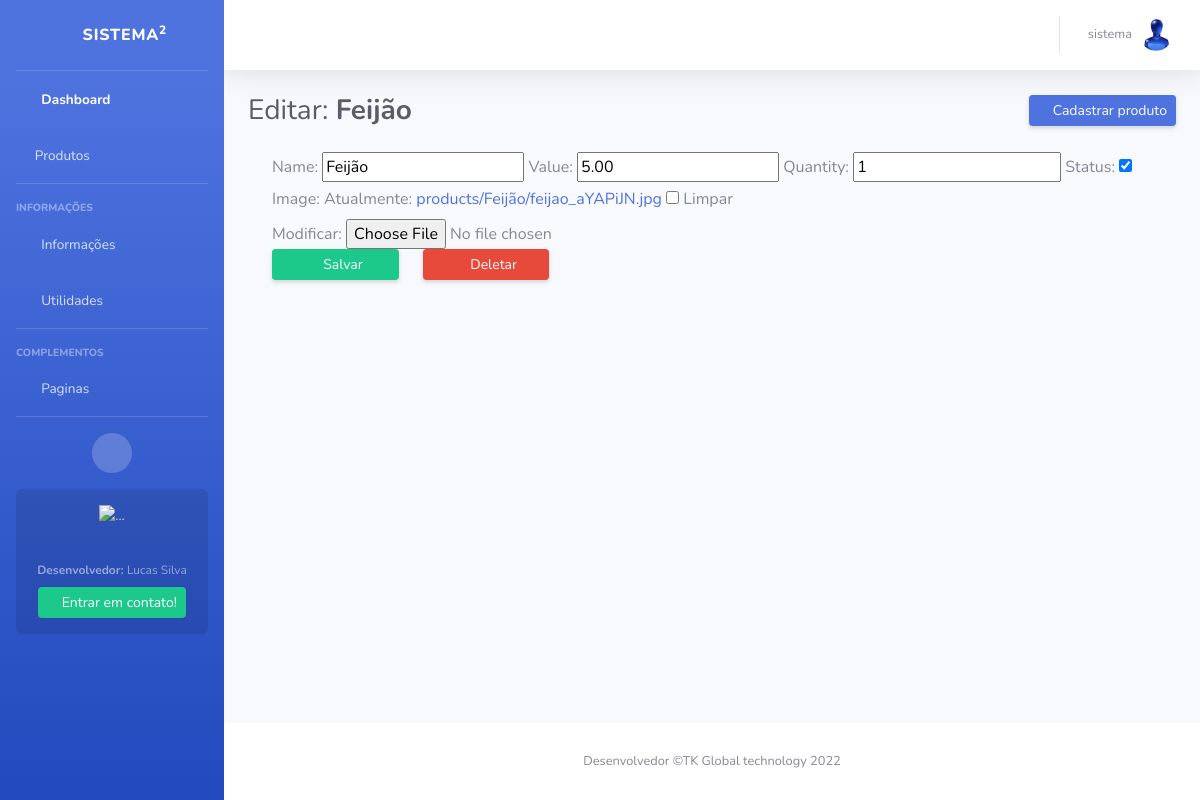
Page /produtos/editar/1 (signed in) on the committed database.
### apps/users/models/user_model.py (models this page shows, shortened)
class ProfileUser(models.Model):
    user = models.OneToOneField(User, on_delete=models.CASCADE)
    idade = models.BigIntegerField(null=True, blank=True, default=0, db_column='idade')
    cidade = models.CharField(max_length=20, null=True, blank=True, db_column='cidade')
    contato = models.CharField(max_length=11, null=True, blank=True, db_column='contato')
    endereco = models.CharField(max_length=20, null=True, blank=True, db_column='endereco')
    numero_casa = models.BigIntegerField(null=True, blank=True, db_column='numero_casa')
    data_nascimento = models.DateField(null=True, blank=True, db_column='data_nascimento')
    imagem_perfil = models.ImageField(default='usuario.png', upload_to=upload_to, null=True, blank=True, db_column='imagem_perfil')
    data_cadastro = models.DateTimeField(auto_now_add=True, db_column='data_cadastro')
    data_update = models.DateTimeField(auto_now=True, db_column='data_update')
    class Meta:
        db_table = 'profile_user'
        verbose_name = 'Perfil'
        verbose_name_plural = 'Perfis'

### apps/products/models/products.py (models this page shows, shortened)
class Products(models.Model):
    code = models.BigIntegerField(default=gerar_id, editable=False)
    created_by_user = models.ForeignKey(User, on_delete=models.CASCADE)
    name = models.CharField(max_length=50)
    value = models.DecimalField(max_digits=9, decimal_places=2)
    quantity = models.BigIntegerField(default=1, null=True, blank=True)
    amunt_sell = models.DecimalField(max_digits=9, decimal_places=2, null=True, blank=True)
    status = models.BooleanField(default=True)
    image = models.ImageField(upload_to=upload_to, default='image.jpg', null=True, blank=True)
    date_create = models.DateTimeField(auto_now_add=True)
    date_update = models.DateTimeField(auto_now=True)
    """Aqui servirá para mostrar apenas produtos do usuario"""
    class Meta:
        db_table = 'products'
        verbose_name = 'Produto'
        verbose_name_plural = 'Produtos'
        ordering = ('-date_create',)

### apps/products/views/products.py (the view, shortened to what this page needs)
# urls.py: path('editar/<int:pk>', EditproductView.as_view(), name='product-edit'),
class EditproductView(LoginRequiredMixin, UpdateView):
    template_name = "edit-product.html"
    edirect_field_name = 'login'
    model = Products
    fields=['name', 'value',
            'quantity', 'status',
            'image']

### apps/products/templates/edit-product.html (shortened to what this page needs)
{% extends 'base.html' %}
{% load static %}
{% load bootstrap_tags %}
{% block body %}
<div class="container-fluid">
    <div class="d-sm-flex align-items-center justify-content-between mb-4">
        <h1 class="h3 mb-0 text-gray-800">Editar: <strong> {{ object.name }}</strong></h1>
        <a href="{% url 'create-product' %}" class="d-none d-sm-inline-block btn btn-sm btn-primary shadow-sm float-right">
            <i class="fas fa-plus-square text-white-50"></i> Cadastrar produto
        </a>
    </div>
    <form class="container" action="" method="POST" enctype="multipart/form-data">
        {{ form|as_bootstrap }}
        <div class="row">
            <div class="col-sm col-md-2">
                <button class="d-none d-sm-inline-block btn btn-sm btn-success shadow-sm float-left col-md-12" type="submit">
                    <i class="fas fa-save mt-1 fa-sm fa-fw text-gray-100 float-left"></i>Salvar
                </button>
            </div>
            <div class="col-sm col-md-2">
                <a class="d-none d-sm-inline-block btn btn-sm btn-danger shadow-sm float-left col-md-12" href="#" data-toggle="modal" data-target="#deleteModal">
                    <i class="fas fa-trash mt-1 fa-sm fa-fw text-gray-100 float-left"></i>
                    Deletar
                </a>
            </div>
        </div>
    </form>
</div>
{% endblock body %}

### templates/navbar.html (shortened to what this page needs)
<nav class="navbar navbar-expand navbar-light bg-white topbar mb-4 static-top shadow">
    <ul class="navbar-nav ml-auto">
        <li class="nav-item dropdown no-arrow">
            <a class="nav-link dropdown-toggle" href="#" id="userDropdown" role="button"data-toggle="dropdown" aria-haspopup="true" aria-expanded="false">
                <span class="mr-2 d-none d-lg-inline text-gray-600 small">
                {% if request.user.is_authenticated %}{{ request.user.username }}</span>
                    <img class="img-profile rounded-circle" src="{{ request.user.profileuser.imagem_perfil.url }}">
                {% else %}
                    Usuário deslogado
                {% endif %}
            </a>
        </li>
    </ul>
</nav>

### rows in the picture
Products: name "Feijão", value "5.00", quantity "1", status "☑"

### other values in the picture
{{ request.user.username }} "sistema"
